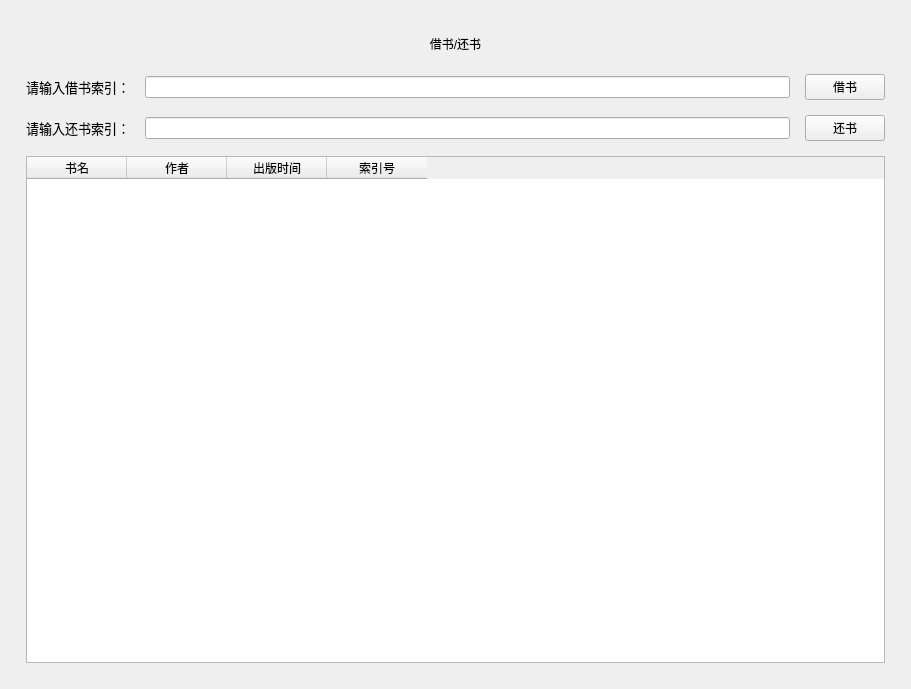
<?xml version="1.0" encoding="UTF-8"?>
<ui version="4.0">
 <class>ReaderBorrowReturn</class>
 <widget class="QWidget" name="ReaderBorrowReturn">
  <property name="geometry">
   <rect>
    <x>0</x>
    <y>0</y>
    <width>911</width>
    <height>689</height>
   </rect>
  </property>
  <property name="windowTitle">
   <string>读者信息修改</string>
  </property>
  <layout class="QHBoxLayout" name="horizontalLayout">
   <property name="topMargin">
    <number>35</number>
   </property>
   <item>
    <layout class="QVBoxLayout" name="verticalLayout_2">
     <item>
      <widget class="TitleLabel" name="TitleLabel">
       <property name="text">
        <string>借书/还书</string>
       </property>
       <property name="alignment">
        <set>Qt::AlignCenter</set>
       </property>
      </widget>
     </item>
     <item>
      <widget class="CardWidget" name="CardWidget">
       <layout class="QVBoxLayout" name="verticalLayout">
        <property name="spacing">
         <number>15</number>
        </property>
        <property name="leftMargin">
         <number>15</number>
        </property>
        <property name="topMargin">
         <number>15</number>
        </property>
        <property name="rightMargin">
         <number>15</number>
        </property>
        <property name="bottomMargin">
         <number>15</number>
        </property>
        <item>
         <layout class="QHBoxLayout" name="horizontalLayout_4">
          <item>
           <widget class="QLabel" name="label_11">
            <property name="font">
             <font>
              <family>Microsoft YaHei UI</family>
              <pointsize>10</pointsize>
              <bold>false</bold>
             </font>
            </property>
            <property name="text">
             <string>请输入借书索引：</string>
            </property>
           </widget>
          </item>
          <item>
           <widget class="LineEdit" name="borrowIndex"/>
          </item>
          <item>
           <widget class="PushButton" name="borrowButton">
            <property name="text">
             <string>   借书   </string>
            </property>
           </widget>
          </item>
         </layout>
        </item>
        <item>
         <layout class="QHBoxLayout" name="horizontalLayout_5">
          <item>
           <widget class="QLabel" name="label_13">
            <property name="font">
             <font>
              <family>Microsoft YaHei UI</family>
              <pointsize>10</pointsize>
              <bold>false</bold>
             </font>
            </property>
            <property name="text">
             <string>请输入还书索引：</string>
            </property>
           </widget>
          </item>
          <item>
           <widget class="LineEdit" name="returnIndex"/>
          </item>
          <item>
           <widget class="PushButton" name="returnButton">
            <property name="sizePolicy">
             <sizepolicy hsizetype="Minimum" vsizetype="Fixed">
              <horstretch>0</horstretch>
              <verstretch>0</verstretch>
             </sizepolicy>
            </property>
            <property name="text">
             <string>   还书   </string>
            </property>
           </widget>
          </item>
         </layout>
        </item>
        <item>
         <widget class="TableWidget" name="bookList">
          <column>
           <property name="text">
            <string>书名</string>
           </property>
          </column>
          <column>
           <property name="text">
            <string>作者</string>
           </property>
          </column>
          <column>
           <property name="text">
            <string>出版时间</string>
           </property>
          </column>
          <column>
           <property name="text">
            <string>索引号</string>
           </property>
          </column>
         </widget>
        </item>
       </layout>
      </widget>
     </item>
    </layout>
   </item>
  </layout>
 </widget>
 <customwidgets>
  <customwidget>
   <class>PushButton</class>
   <extends>QPushButton</extends>
   <header>qfluentwidgets</header>
  </customwidget>
  <customwidget>
   <class>CardWidget</class>
   <extends>QFrame</extends>
   <header>qfluentwidgets</header>
   <container>1</container>
  </customwidget>
  <customwidget>
   <class>TitleLabel</class>
   <extends>QLabel</extends>
   <header>qfluentwidgets</header>
  </customwidget>
  <customwidget>
   <class>LineEdit</class>
   <extends>QLineEdit</extends>
   <header>qfluentwidgets</header>
  </customwidget>
  <customwidget>
   <class>TableWidget</class>
   <extends>QTableWidget</extends>
   <header>qfluentwidgets</header>
  </customwidget>
 </customwidgets>
 <resources/>
 <connections/>
</ui>
